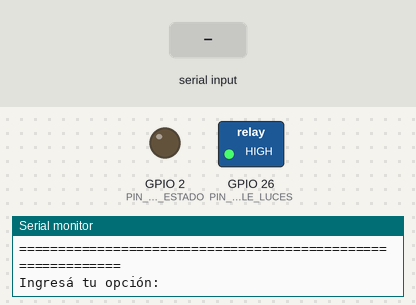
Recording of a sketch running on a simulated ESP32. On the bench: switched loads named in the sketch (green lamp = pin HIGH), output pins drawn as LEDs (lit = HIGH), the last lines printed to the serial monitor. Dashed ring = blinking. The inputs (shaded band) are chosen by the test bench.

Above: at 2.2 s.
2.3 s: "2\n" received over Serial
At 2.8 s:
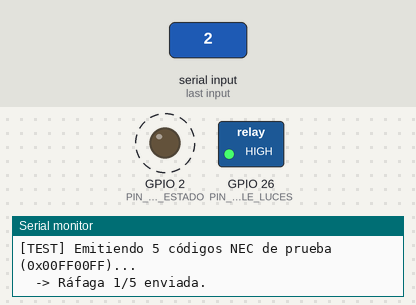
5.3 s: "1\n" received over Serial
At 6.7 s:
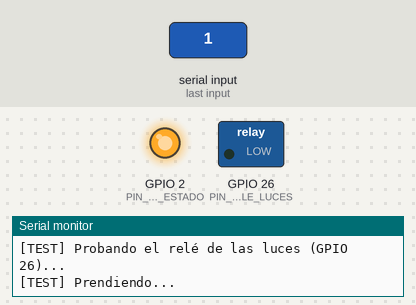
Timing chart, 0 to 9.2 s (numbered marks = the images above; inputs shaded):
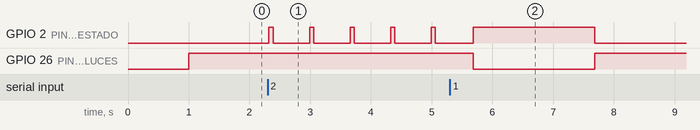

The sketch:

test_hardware.ino
```cpp
/**
 * Sketch de Prueba de Hardware Autónomo (Sin Servidor ni WiFi)
 * Grupo 5: Control de Sistemas y Dron
 * EEST N° 1 de Vicente López "Eduardo Ader" — 7° 2°
 *
 * Permite probar de forma interactiva y aislada (mismos pines que config.h.example):
 *   [1] Relé de las luces (GPIO 26)
 *   [2] Emisor IR: BC337 con 2 LEDs IR en serie (GPIO 18)
 *   [3] Receptor IR KY-022 (GPIO 15)
 *   [4] Prueba secuencial completa
 */

#include <Arduino.h>
#include <IRsend.h>
#include <IRrecv.h>
#include <IRutils.h>

// Pines del circuito soldado
#define PIN_IR_SEND        18
#define PIN_IR_RECV        15
#define PIN_RELE_LUCES     26
#define PIN_LED_ESTADO     2

// Nivel del módulo relé: 1 = activo en BAJO, 0 = activo en ALTO (cómo averiguarlo: ver config.h.example)
#define RELE_ACTIVO_EN_BAJO  1
#if RELE_ACTIVO_EN_BAJO
#define RELAY_ACTIVE_LEVEL   LOW
#define RELAY_INACTIVE_LEVEL HIGH
#else
#define RELAY_ACTIVE_LEVEL   HIGH
#define RELAY_INACTIVE_LEVEL LOW
#endif

IRsend irSend(PIN_IR_SEND);
// Buffer de 1024 pulsos y 50 ms de fin de trama: así entran los códigos largos de los aires (como el firmware)
IRrecv irRecv(PIN_IR_RECV, 1024, 50, true);
decode_results results;

bool modoMonitoreoReceptor = false;

void mostrarMenu() {
    Serial.println("\n============================================================");
    Serial.println("  BANCO DE PRUEBAS DE HARDWARE — GRUPO 5");
    Serial.println("  EEST N° 1 de Vicente López \"Eduardo Ader\"");
    Serial.println("============================================================");
    Serial.println("Seleccioná una prueba enviando el número por el Monitor Serie:");
    Serial.println("  [1] Probar el relé de las luces (GPIO 26) -> prender 2 segundos");
    Serial.println("  [2] Probar el emisor IR (GPIO 18) -> emitir 5 ráfagas NEC");
    Serial.println("  [3] Probar el receptor IR (GPIO 15) -> modo escucha en vivo");
    Serial.println("  [4] Prueba secuencial (relé y emisor)");
    Serial.println("  [M] Volver a mostrar este menú");
    Serial.println("============================================================\n");
    Serial.print("Ingresá tu opción: ");
}

void setup() {
    Serial.begin(115200);
    delay(1000);

    // 1. Relé (arranca apagado: se escribe el nivel "apagado" antes de configurar el pin)
    digitalWrite(PIN_RELE_LUCES, RELAY_INACTIVE_LEVEL);
    pinMode(PIN_RELE_LUCES, OUTPUT);
    digitalWrite(PIN_RELE_LUCES, RELAY_INACTIVE_LEVEL);

    // 2. Configurar LED indicador
    pinMode(PIN_LED_ESTADO, OUTPUT);
    digitalWrite(PIN_LED_ESTADO, LOW);

    // 3. Configurar IR
    irSend.begin();
    irRecv.setUnknownThreshold(12);

    mostrarMenu();
}

void probarRele() {
    Serial.println("\n[TEST] Probando el relé de las luces (GPIO 26)...");
    Serial.println("[TEST] Prendiendo...");
    digitalWrite(PIN_RELE_LUCES, RELAY_ACTIVE_LEVEL);
    digitalWrite(PIN_LED_ESTADO, HIGH);
    delay(2000);

    Serial.println("[TEST] Apagando...");
    digitalWrite(PIN_RELE_LUCES, RELAY_INACTIVE_LEVEL);
    digitalWrite(PIN_LED_ESTADO, LOW);
    Serial.println("[TEST] Prueba del relé terminada (tuvo que hacer clic dos veces).");
}

void probarEmisorIR() {
    Serial.println("\n[TEST] Probando el emisor IR (GPIO 18)...");
    Serial.println("[TEST] Emitiendo 5 códigos NEC de prueba (0x00FF00FF)...");

    for (int i = 1; i <= 5; i++) {
        digitalWrite(PIN_LED_ESTADO, HIGH);
        irSend.sendNEC(0x00FF00FF, 32);
        digitalWrite(PIN_LED_ESTADO, LOW);
        Serial.printf("  -> Ráfaga %d/5 enviada.\n", i);
        delay(600);
    }
    Serial.println("[TEST] OK: Emisión IR completada (verificá con la cámara de un celular el parpadeo del LED).");
}

void iniciarReceptorIR() {
    modoMonitoreoReceptor = true;
    irRecv.enableIRIn();
    Serial.println("\n============================================================");
    Serial.println("[TEST] MODO ESCUCHA DEL RECEPTOR IR (GPIO 15)");
    Serial.println("Apuntá cualquier control remoto (TV, Aire, etc.) al receptor.");
    Serial.println("Enviá 'X' o cualquier letra por consola para salir de este modo.");
    Serial.println("============================================================\n");
}

void detenerReceptorIR() {
    if (modoMonitoreoReceptor) {
        irRecv.disableIRIn();
        modoMonitoreoReceptor = false;
        Serial.println("\n[TEST] Receptor IR desactivado.");
        mostrarMenu();
    }
}

void pruebaSecuencial() {
    Serial.println("\n[TEST] >>> INICIANDO PRUEBA INTEGRAL SECUENCIAL <<<");
    probarRele();
    delay(1000);
    probarEmisorIR();
    delay(1000);
    Serial.println("[TEST] >>> FIN DE LA PRUEBA INTEGRAL <<<");
    mostrarMenu();
}

void loop() {
    // Si estamos en modo escucha del receptor IR
    if (modoMonitoreoReceptor) {
        if (irRecv.decode(&results)) {
            digitalWrite(PIN_LED_ESTADO, HIGH);
            Serial.println("------------------------------------------------------------");
            Serial.printf("OK: SEÑAL DETECTADA -> Protocolo: %s\n", typeToString(results.decode_type).c_str());
            Serial.printf("  Código Hex: %s\n", resultToHexidecimal(&results).c_str());
            Serial.printf("  Bits:       %u\n", results.bits);
            Serial.printf("  Pulsos:     %u%s\n", results.rawlen - 1, results.overflow ? " (CORTADA: más larga que el buffer)" : "");
            Serial.println("------------------------------------------------------------");
            irRecv.resume();
            delay(100);
            digitalWrite(PIN_LED_ESTADO, LOW);
        }

        // Salir si el usuario envía algo
        if (Serial.available()) {
            Serial.readString(); // Limpiar buffer
            detenerReceptorIR();
        }
        return;
    }

    // Menú principal por Serial
    if (Serial.available()) {
        char opcion = Serial.read();

        // Ignorar saltos de línea
        if (opcion == '\r' || opcion == '\n' || opcion == ' ') {
            return;
        }

        switch (opcion) {
            case '1': probarRele(); break;
            case '2': probarEmisorIR(); break;
            case '3': iniciarReceptorIR(); break;
            case '4': pruebaSecuencial(); break;
            case 'm':
            case 'M': mostrarMenu(); break;
            default:
                Serial.printf("\nAVISO: Opción '%c' no válida.\n", opcion);
                mostrarMenu();
                break;
        }
    }

    delay(20);
}
```

Measured:
- after the input at 2.3 s, GPIO 2 (PIN_LED_ESTADO): alternates HIGH for 0.07 s and LOW for 0.60 s, starting at once
- after the input at 5.3 s, GPIO 2 (PIN_LED_ESTADO): LOW → HIGH after 0.39 s, → LOW 2.0 s later; GPIO 26 (PIN_RELE_LUCES): HIGH → LOW after 0.39 s, → HIGH 2.0 s later
